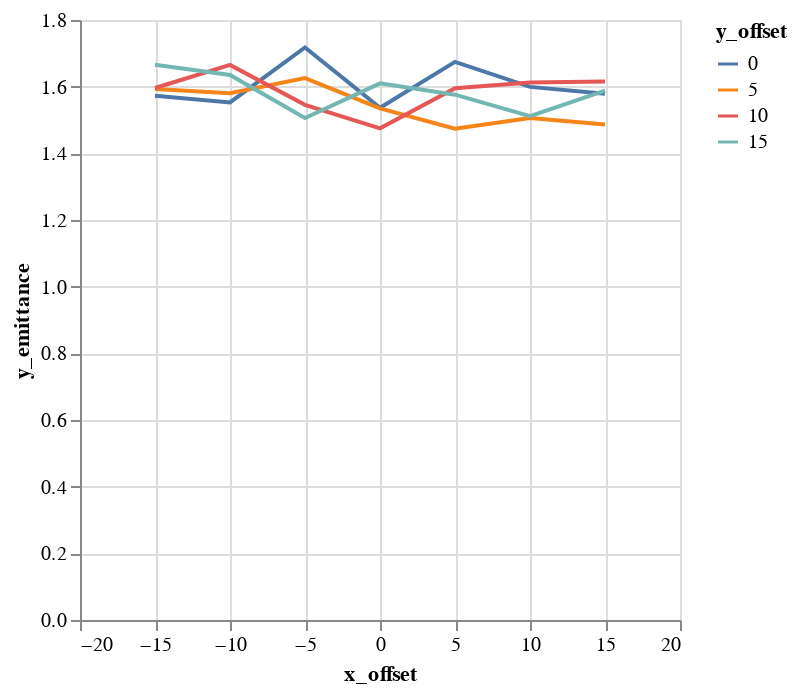

The code cell stored with this chart in its notebook:
### Code cell
alt.Chart(emit_df).mark_line().encode(
    color='y_offset:N',
    x='x_offset',
    y='y_emittance',
)

### Figure 1 — Vega-Lite specification as saved in the notebook (floating-point values rounded to 4 significant figures)
{"$schema": "https://vega.github.io/schema/vega-lite/v1.2.1.json", "data": {"values": [{"losses": 0, "relbeta": 0.002308, "sourceID": 16777222, "sourceName": "x_-15_y_0", "x_emittance": 1.691, "x_emittance_rel": 1.043, "x_norm_emittance": 0.003903, "x_offset": -15, "y_emittance": 1.572, "y_emittance_rel": 1.0, "y_norm_emittance": 0.00363, "y_offset": 0}, {"losses": 0, "relbeta": 0.002308, "sourceID": 16777229, "sourceName": "x_-15_y_5", "x_emittance": 1.655, "x_emittance_rel": 1.039, "x_norm_emittance": 0.00382, "x_offset": -15, "y_emittance": 1.593, "y_emittance_rel": 0.9998, "y_norm_emittance": 0.003678, "y_offset": 5}, {"losses": 0, "relbeta": 0.002308, "sourceID": 16777236, "sourceName": "x_-15_y_10", "x_emittance": 1.678, "x_emittance_rel": 1.038, "x_norm_emittance": 0.003873, "x_offset": -15, "y_emittance": 1.596, "y_emittance_rel": 0.9995, "y_norm_emittance": 0.003684, "y_offset": 10}, {"losses": 0, "relbeta": 0.002308, "sourceID": 16777243, "sourceName": "x_-15_y_15", "x_emittance": 1.752, "x_emittance_rel": 1.048, "x_norm_emittance": 0.004044, "x_offset": -15, "y_emittance": 1.666, "y_emittance_rel": 1.002, "y_norm_emittance": 0.003846, "y_offset": 15}, {"losses": 0, "relbeta": 0.002308, "sourceID": 16777220, "sourceName": "x_-10_y_0", "x_emittance": 1.596, "x_emittance_rel": 1.002, "x_norm_emittance": 0.003683, "x_offset": -10, "y_emittance": 1.553, "y_emittance_rel": 1.0, "y_norm_emittance": 0.003585, "y_offset": 0}, {"losses": 0, "relbeta": 0.002308, "sourceID": 16777227, "sourceName": "x_-10_y_5", "x_emittance": 1.609, "x_emittance_rel": 0.9974, "x_norm_emittance": 0.003714, "x_offset": -10, "y_emittance": 1.58, "y_emittance_rel": 1.0, "y_norm_emittance": 0.003647, "y_offset": 5}, {"losses": 0, "relbeta": 0.002308, "sourceID": 16777234, "sourceName": "x_-10_y_10", "x_emittance": 1.487, "x_emittance_rel": 1.0, "x_norm_emittance": 0.003433, "x_offset": -10, "y_emittance": 1.665, "y_emittance_rel": 1.0, "y_norm_emittance": 0.003844, "y_offset": 10}, {"losses": 0, "relbeta": 0.002308, "sourceID": 16777241, "sourceName": "x_-10_y_15", "x_emittance": 1.458, "x_emittance_rel": 1.006, "x_norm_emittance": 0.003367, "x_offset": -10, "y_emittance": 1.635, "y_emittance_rel": 1.0, "y_norm_emittance": 0.003774, "y_offset": 15}, {"losses": 0, "relbeta": 0.002308, "sourceID": 16777218, "sourceName": "x_-5_y_0", "x_emittance": 1.678, "x_emittance_rel": 1.001, "x_norm_emittance": 0.003873, "x_offset": -5, "y_emittance": 1.718, "y_emittance_rel": 1.0, "y_norm_emittance": 0.003965, "y_offset": 0}, {"losses": 0, "relbeta": 0.002308, "sourceID": 16777225, "sourceName": "x_-5_y_5", "x_emittance": 1.522, "x_emittance_rel": 0.9991, "x_norm_emittance": 0.003514, "x_offset": -5, "y_emittance": 1.626, "y_emittance_rel": 1.0, "y_norm_emittance": 0.003753, "y_offset": 5}, {"losses": 0, "relbeta": 0.002308, "sourceID": 16777232, "sourceName": "x_-5_y_10", "x_emittance": 1.512, "x_emittance_rel": 1.0, "x_norm_emittance": 0.00349, "x_offset": -5, "y_emittance": 1.545, "y_emittance_rel": 1.0, "y_norm_emittance": 0.003568, "y_offset": 10}, {"losses": 0, "relbeta": 0.002308, "sourceID": 16777239, "sourceName": "x_-5_y_15", "x_emittance": 1.693, "x_emittance_rel": 1.001, "x_norm_emittance": 0.003908, "x_offset": -5, "y_emittance": 1.506, "y_emittance_rel": 1.001, "y_norm_emittance": 0.003477, "y_offset": 15}, {"losses": 0, "relbeta": 0.002308, "sourceID": 16777216, "sourceName": "x_0_y_0", "x_emittance": 1.542, "x_emittance_rel": 1.001, "x_norm_emittance": 0.00356, "x_offset": 0, "y_emittance": 1.537, "y_emittance_rel": 1.0, "y_norm_emittance": 0.003547, "y_offset": 0}, {"losses": 0, "relbeta": 0.002308, "sourceID": 16777223, "sourceName": "x_0_y_5", "x_emittance": 1.54, "x_emittance_rel": 0.9999, "x_norm_emittance": 0.003556, "x_offset": 0, "y_emittance": 1.535, "y_emittance_rel": 1.0, "y_norm_emittance": 0.003543, "y_offset": 5}, {"losses": 0, "relbeta": 0.002308, "sourceID": 16777230, "sourceName": "x_0_y_10", "x_emittance": 1.414, "x_emittance_rel": 1.008, "x_norm_emittance": 0.003264, "x_offset": 0, "y_emittance": 1.475, "y_emittance_rel": 0.9999, "y_norm_emittance": 0.003405, "y_offset": 10}, {"losses": 0, "relbeta": 0.002308, "sourceID": 16777237, "sourceName": "x_0_y_15", "x_emittance": 1.768, "x_emittance_rel": 0.9997, "x_norm_emittance": 0.004081, "x_offset": 0, "y_emittance": 1.61, "y_emittance_rel": 0.9985, "y_norm_emittance": 0.003717, "y_offset": 15}, {"losses": 0, "relbeta": 0.002308, "sourceID": 16777217, "sourceName": "x_5_y_0", "x_emittance": 1.556, "x_emittance_rel": 1.004, "x_norm_emittance": 0.003593, "x_offset": 5, "y_emittance": 1.674, "y_emittance_rel": 1.0, "y_norm_emittance": 0.003865, "y_offset": 0}, {"losses": 0, "relbeta": 0.002308, "sourceID": 16777224, "sourceName": "x_5_y_5", "x_emittance": 1.609, "x_emittance_rel": 1.005, "x_norm_emittance": 0.003715, "x_offset": 5, "y_emittance": 1.474, "y_emittance_rel": 1.0, "y_norm_emittance": 0.003402, "y_offset": 5}, {"losses": 0, "relbeta": 0.002308, "sourceID": 16777231, "sourceName": "x_5_y_10", "x_emittance": 1.492, "x_emittance_rel": 1.02, "x_norm_emittance": 0.003445, "x_offset": 5, "y_emittance": 1.595, "y_emittance_rel": 1.001, "y_norm_emittance": 0.003683, "y_offset": 10}, {"losses": 0, "relbeta": 0.002308, "sourceID": 16777238, "sourceName": "x_5_y_15", "x_emittance": 1.619, "x_emittance_rel": 1.013, "x_norm_emittance": 0.003738, "x_offset": 5, "y_emittance": 1.576, "y_emittance_rel": 1.001, "y_norm_emittance": 0.003638, "y_offset": 15}, {"losses": 0, "relbeta": 0.002308, "sourceID": 16777219, "sourceName": "x_10_y_0", "x_emittance": 1.567, "x_emittance_rel": 1.031, "x_norm_emittance": 0.003616, "x_offset": 10, "y_emittance": 1.599, "y_emittance_rel": 1.0, "y_norm_emittance": 0.003692, "y_offset": 0}, {"losses": 0, "relbeta": 0.002308, "sourceID": 16777226, "sourceName": "x_10_y_5", "x_emittance": 1.472, "x_emittance_rel": 1.017, "x_norm_emittance": 0.003399, "x_offset": 10, "y_emittance": 1.506, "y_emittance_rel": 0.9994, "y_norm_emittance": 0.003476, "y_offset": 5}, {"losses": 0, "relbeta": 0.002308, "sourceID": 16777233, "sourceName": "x_10_y_10", "x_emittance": 1.793, "x_emittance_rel": 1.029, "x_norm_emittance": 0.004139, "x_offset": 10, "y_emittance": 1.613, "y_emittance_rel": 1.0, "y_norm_emittance": 0.003722, "y_offset": 10}, {"losses": 0, "relbeta": 0.002308, "sourceID": 16777240, "sourceName": "x_10_y_15", "x_emittance": 1.61, "x_emittance_rel": 1.024, "x_norm_emittance": 0.003717, "x_offset": 10, "y_emittance": 1.512, "y_emittance_rel": 1.0, "y_norm_emittance": 0.00349, "y_offset": 15}, {"losses": 0, "relbeta": 0.002308, "sourceID": 16777221, "sourceName": "x_15_y_0", "x_emittance": 1.822, "x_emittance_rel": 1.216, "x_norm_emittance": 0.004206, "x_offset": 15, "y_emittance": 1.579, "y_emittance_rel": 1.0, "y_norm_emittance": 0.003644, "y_offset": 0}, {"losses": 1, "relbeta": 0.002308, "sourceID": 16777228, "sourceName": "x_15_y_5", "x_emittance": 1.79, "x_emittance_rel": 1.139, "x_norm_emittance": 0.004133, "x_offset": 15, "y_emittance": 1.486, "y_emittance_rel": 1.001, "y_norm_emittance": 0.003431, "y_offset": 5}, {"losses": 0, "relbeta": 0.002308, "sourceID": 16777235, "sourceName": "x_15_y_10", "x_emittance": 1.778, "x_emittance_rel": 1.096, "x_norm_emittance": 0.004105, "x_offset": 15, "y_emittance": 1.615, "y_emittance_rel": 0.9997, "y_norm_emittance": 0.003729, "y_offset": 10}, {"losses": 0, "relbeta": 0.002308, "sourceID": 16777242, "sourceName": "x_15_y_15", "x_emittance": 1.635, "x_emittance_rel": 1.08, "x_norm_emittance": 0.003775, "x_offset": 15, "y_emittance": 1.588, "y_emittance_rel": 1.0, "y_norm_emittance": 0.003666, "y_offset": 15}]}, "encoding": {"color": {"field": "y_offset", "type": "nominal"}, "x": {"field": "x_offset", "type": "quantitative"}, "y": {"field": "y_emittance", "type": "quantitative"}}, "mark": "line"}
